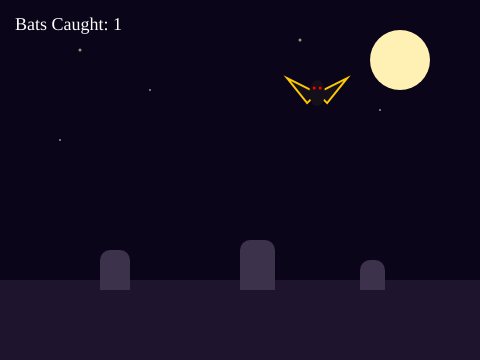
Frame 1 (no input)
Frame 60 (no input): identical to frame 1, image omitted
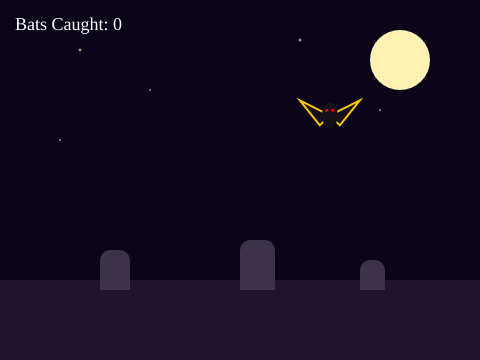
Frame 120 (the mouse pressed at the canvas centre since frame 60)

The p5.js sketch that drew these frames (run headless with seeded random() and noise() and a simulated clock; from frame 60 on, the mouse is pressed at the canvas centre):

// p5.js sketch
// ── sketch.js
let bat = {
  x: 0,
  y: 0
};

let boss = {
  x: 240,
  y: 180,
  active: false,
  health: 15,
  maxHealth: 15,
  spawnTime: 0,
  lastDrainTime: 0,
  lastSpawnedAtScore: 0
};

let score = 1;
let spawnTime = 0;
let batDuration = 1500; // 1.5 seconds per bat

function setup() {
  createCanvas(480, 360);
  spawnNewBat();
}

function spawnNewBat() {
  bat.x = random(60, 420);
  bat.y = random(60, 220);
  spawnTime = millis();
}

function spawnBoss() {
  boss.active = true;
  boss.health = boss.maxHealth;
  boss.x = width / 2;
  boss.y = height / 2 - 20;
  boss.spawnTime = millis();
  boss.lastDrainTime = millis();
  boss.lastSpawnedAtScore = score;
}

function draw() {
  // --- 1. BACKGROUND ---
  background(10, 5, 25);

  // --- 2. CUSTOM ENVIRONMENT (Stars, Moon, Graveyard) ---
  fill(255, 255, 200, 150);
  noStroke();
  ellipse(80, 50, 3, 3);
  ellipse(150, 90, 2, 2);
  ellipse(300, 40, 3, 3);
  ellipse(380, 110, 2, 2);
  ellipse(60, 140, 2, 2);

  fill(255, 240, 180);
  ellipse(400, 60, 60, 60);

  fill(30, 20, 45);
  rect(0, 280, 480, 80);

  fill(60, 50, 75);
  rect(100, 250, 30, 40, 10, 10, 0, 0);
  rect(240, 240, 35, 50, 10, 10, 0, 0);
  rect(360, 260, 25, 30, 10, 10, 0, 0);

  // --- 3. GAME OVER SCREEN ---
  if (score < 0) {
    fill(255, 50, 50);
    textSize(40);
    textFont('Georgia');
    textAlign(CENTER, CENTER);
    text('GAME OVER', width / 2, height / 2 - 20);
    
    fill(255);
    textSize(16);
    text('Click anywhere to try again', width / 2, height / 2 + 30);
    return; 
  }

  // --- 4. CHECK FOR BOSS ---
  // Only spawn when score is positive, divisible by 10, and hasn't already spawned for this score
  if (!boss.active && score > 0 && score % 10 === 0 && boss.lastSpawnedAtScore !== score) {
    spawnBoss();
  }

  // --- 5. GAMEPLAY LOGIC (Boss vs Normal Bat) ---
  if (boss.active) {
    // Every second the boss is on screen, lose 2 points
    if (millis() - boss.lastDrainTime > 1000) {
      score -= 2;
      boss.lastDrainTime = millis();
    }

    // Draw Boss
    drawBoss(boss.x, boss.y);

  } else {
    // Normal Bat Timer
    if (millis() - spawnTime > batDuration) {
      score--; 
      spawnNewBat();
    }
    // Draw Normal Bat
    drawBat(bat.x, bat.y);
  }

  // --- 6. UI & SCOREBOARD ---
  fill(255);
  textSize(18);
  textFont('Georgia');
  textAlign(LEFT, BASELINE);
  text('Bats Caught: ' + score, 15, 30);
}

// Custom Bat Creature Function
function drawBat(x, y) {
  fill(20, 15, 25);
  stroke(255, 200, 0);
  strokeWeight(2);
  
  triangle(x, y, x - 30, y - 15, x - 10, y + 10);
  triangle(x, y, x + 30, y - 15, x + 10, y + 10);
  
  noStroke();
  fill(20, 15, 25);
  ellipse(x, y, 16, 26);
  
  fill(255, 0, 0);
  ellipse(x - 3, y - 5, 3, 3);
  ellipse(x + 3, y - 5, 3, 3);
}

// Custom Boss Creature Function
function drawBoss(x, y) {
  // Boss Glow Effect
  noStroke();
  fill(150, 0, 255, 80);
  ellipse(x, y, 130, 130);

  // Boss Body
  fill(120, 20, 200);
  stroke(255, 255, 0);
  strokeWeight(3);
  ellipse(x, y, 100, 100);

  // Boss Face / Eyes
  noStroke();
  fill(255, 255, 0);
  ellipse(x - 20, y - 10, 20, 10);
  ellipse(x + 20, y - 10, 20, 10);

  // Health Bar Background
  fill(50);
  rect(x - 50, y - 75, 100, 12, 5);

  // Health Bar Fill
  fill(0, 255, 0);
  let healthWidth = map(boss.health, 0, boss.maxHealth, 0, 100);
  rect(x - 50, y - 75, healthWidth, 12, 5);

  // Boss Health Text
  fill(255);
  textSize(12);
  textAlign(CENTER, CENTER);
  text('BOSS HP: ' + boss.health, x, y - 92);
}

function mousePressed() {
  // Restart the game if on Game Over screen
  if (score < 0) {
    score = 1;
    boss.active = false;
    boss.lastSpawnedAtScore = 0;
    spawnNewBat();
    return;
  }

  // If Boss is active, clicks damage the boss
  if (boss.active) {
    if (dist(mouseX, mouseY, boss.x, boss.y) < 55) {
      boss.health--;
      
      // Check if Boss is defeated
      if (boss.health <= 0) {
        score = score * 2; // Double current score reward
        boss.active = false; // Boss defeated
        spawnNewBat();
      }
    } else {
      // Missing the boss costs a point
      score--;
    }
  } 
  // Normal Bat gameplay
  else {
    if (dist(mouseX, mouseY, bat.x, bat.y) < 30) {
      score++; 
      spawnNewBat();
    } else {
      score--; 
      spawnNewBat();
    }
  }
}
